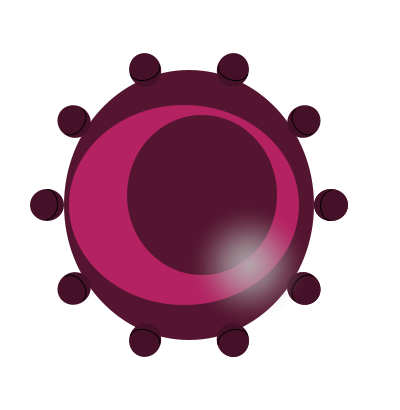
Frame 1 (no input)
Frame 60 (the mouse pressed at the canvas centre just before this capture): identical to frame 1, image omitted
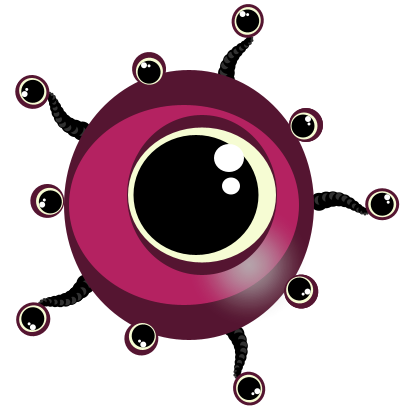
Frame 120 (the mouse held since frame 60 and released just before this capture)

The Processing sketch that drew these frames (run headless with seeded random() and noise(); from frame 60 on, the mouse is pressed at the canvas centre):

// Processing sketch: processing_92380
// ── processing_92380.pde

/*
title : Magic Monster
 description : Cute mandala monster
 created : jan 2013
 by : Jessica Perrin
 */

float x; 
float y;
float angle;
float oscCounter = 0; 

int timeStamp;
float grosOeilX;
float grosOeilY;

int etat;
final int DODO = 1;
final int EVEIL = 0;

float courante;
float vitesse;
float cible;
 
float rectX;
float rectY;
float rectW;
float rectH;

float rayon;
float distance;


/////////////////////////////////////////////////////////////////////////////////////////////////////////////////////// 
void setup () {
  size (400, 410);
  colorMode (HSB, 359, 99, 99, 99); //valeurs max pour HSB + alpha
  smooth();
  frameRate (30);

  x = (width/2); //place mes variables comme centre du monstre
  y = (height/2);
  angle = 0;
  
  grosOeilX = x+13;
  grosOeilY = y-10;
  rayon = 155/2;
  
  etat=DODO;
  timeStamp=millis();
  
  rectX = x+126;
  rectY = y-17;
  rectW = 32;
  rectH = 34;
}

//////////////////////////////////////////////////////////////////////////////////////////////////////////////////////
void draw () {

  //translate (mouseX, mouseY);
  translate (-11, 0); //pour déplacer mon monstre afin que les tentacules ne sortent pas du cadre
  background (45, 0, 99);

  
  float distance = dist( mouseX , mouseY , x+13, y-10 );
  if ( distance < 155/2 ) { //condition pour que le curseur se chancge en main quand "mouse over" le gros oeil
    cursor (HAND);
  } else {
    cursor (ARROW);
  }
   
      vitesse = 10;


float Distance = abs(cible - courante); //Assouplissement pout faire apparaitre la tentacule
if ( courante < cible ) {
        courante = courante + min(Distance,vitesse);
} else {
        courante = courante - min(Distance,vitesse);
}
 
  //////définit mon etat EVEIL//////////////////////////////////////
  if (etat==EVEIL) {  
   
    cible = 130;

     //--------------------->Tentacules                           //
  for (float i=0; i<TWO_PI; i++) { //pour incrémenter l'angle     //
    pushMatrix();                                                 //
    translate (x, y); //met le repère de ma rotation au centre    //
    rotate (angle); //l'angle de rotation définit plus bas        //
    tentacule(); //fonction définit à la fin du sketch.           //
    popMatrix();                                                  //
    angle += PI/2.5; //controle le nb de tentacule                //
  }                                                               //
    //Lèvres                                                      //
  noStroke();                                                     //
  fill(333, 74, 33); //Hue, Saturation, Brightness                //
  ellipse (x, y, 250, 270);                                       //
                                                                  //
  //Corps                                                         //
  fill (333, 80, 70);                                             //
  ellipse (x-5, y, 230, 200);                                     //
                                                                  //
  //Gradient                                                      //
  for (int i=125; i>0; i=i-3) {                                   //
    noStroke();                                                   //
    fill (255, map(i, 125, 0, 0, 10)); //blanc, alpha             //
    ellipse (x+60, y+60, i, i);                                   //
  }                                                               //
                                                                  //
  //paupière                                                      //
  fill(333, 74, 33);                                              //  
  ellipse (x+13, y-10, 150, 160);                                 //
  //oeil                                                          //
  fill (68, 16, 98);                                              //
  ellipse (x+13, y-10, 148, 135); //Beige                         //
  fill (0);                                                       //
  ellipse (x+7, y-10, 125, 120); //pupille                        //
  fill (255, 0, 99);                                              //
  ellipse (x+40, y-47, 30, 28); //Bling1                          //
  ellipse (x+42, y-19, 18, 17); //Bling2                          //
                                                                  //
   //------------------>Petits yeux ouverts                       //
  angle = 0;                                                      //
  for (float i=0; i<2*PI; i++) {                                  //
    pushMatrix();                                                 //
    translate (x, y);                                             //
    rotate (angle);                                               //
    petitEyeOpen();                                               //
    popMatrix();                                                  //
    angle += PI/2.5; // contrôle le nb d'oeil                     //
  }                                                               //
  }                                                               //
////////////////////////////////////////////////////////////////////  

//////définit mon etat DODO/////////////////////////////////////////
  if (etat==DODO) {  
 cible = 0;

 //--------------------->Tentacules                           //
  for (float i=0; i<TWO_PI; i++) { //pour incrémenter l'angle     //
    pushMatrix();                                                 //
    translate (x, y); //met le repère de ma rotation au centre    //
    rotate (angle); //l'angle de rotation définit plus bas        //
    tentacule(); //fonction définit à la fin du sketch.           //
    popMatrix();                                                  //
    angle += PI/2.5; //controle le nb de tentacule                //
  }                             
 //
    //Lèvres                                                      //
  noStroke();                                                     //
  fill(333, 74, 33); //Hue, Saturation, Brightness                //
  ellipse (x, y, 250, 270);                                       //
                                                                  //
  //Corps                                                         //
  fill (333, 80, 70);                                             //
  ellipse (x-5, y, 230, 200);                                     //
                                                                  //
  //paupière                                                      //
  fill(333, 74, 33);                                              //
  ellipse (x+13, y-10, 150, 160);                                 //
                                                                  //
  //------------------->Petits yeux fermés                        //
 petitEyeClosed(); //la fonction est définit plus bas             //
                                                                  //
  //Gradient                                                      //
  for (int i=125; i>0; i=i-3) {                                   //
    noStroke();                                                   //
    fill (255, map(i, 125, 0, 0, 10)); //blanc, alpha             //
    ellipse (x+60, y+60, i, i);                                   //
  }                                                               //
  }                                                               //
 ///////////////////////////////////////////////////////////////////
 

 int tempsEcoule = millis() - timeStamp; 
  if (tempsEcoule >=5000) { //Après 5 secondes, le monstre se rendort 
    timeStamp = millis();
    etat = DODO;
  }
  //println(); 
}

// FONCTIONS////// FONCTIONS////// FONCTIONS////// FONCTIONS////// FONCTIONS////// FONCTIONS///// FONCTIONS///// FONCTIONS :

//------------------>Fonction tentacule :
void tentacule() { 

  oscCounter = oscCounter + 0.05 ;
  float xSegment = courante;
  float ySegment=0;

  int max = 14; //Nb d'ellipse pour la tentacule
  for ( int i = 0; i < max; i++ ) {

    float oscOffset = i*0.45;
    float oscRadius = 6;
    ySegment = cos( oscCounter - oscOffset ) * oscRadius;

    float taille = map(i, 0, max-1, 18, 1); //du plus gros au plus petit
    fill(0);
    ellipse(xSegment, ySegment, taille, taille);
    fill (70);
    ellipse (xSegment, ySegment*+1.5, taille/2, taille/2);
    xSegment = xSegment + taille*0.4; //eccart entre chaque ellipse
  }
  
  //-------------------->petit oeil au bout des tentacules :
  noStroke ();
  fill(333, 74, 33);
  ellipse (xSegment + 10, ySegment, 34, 32); //Tour
  fill (68, 16, 98);
  ellipse (xSegment + 10, ySegment, 28, 26); //Blanc
  fill (0);
  ellipse (xSegment + 10, ySegment, 23, 23); //pupille
  fill (255, 0, 99);
  ellipse (xSegment + 15, ySegment-7, 6, 6); //bling1
  ellipse (xSegment + 16, ySegment-2, 3, 3); //bling2

 // println(xSegment + " " + ySegment); //Coordonnées de la dernière ellipse de la tentacule (car écrit après que la loop soit jouée)
}

//-------------------->Fonction de petit oeil ouvert :
void petitEyeOpen() {
  noStroke ();
  fill(333, 74, 33);
  ellipse (117, -80, 34, 34); //Tour
  fill (68, 16, 98);
  ellipse (115, -79, 27, 27); //Blanc
  fill (0);
  ellipse (114, -79, 23, 23); //pupille
  fill (255, 0, 99);
  ellipse (119, -86, 6, 6); //bling1
  ellipse (120, -81, 3, 3); //bling2
} 

//--------------------->Fonction de petit oeil fermé:
void petitEyeClosed() {
  
  angle = 0;
  for (float i=0; i<4*PI; i++) { //pour incrémenter l'angle
    pushMatrix();
    translate (x, y);  //met le repère de ma rotation au centre
    //translate(0,0); //car le repère au complet tourne. Donc l'axe des x suit la rotation
    rotate (angle); //l'angle de rotation
    
       noStroke ();
       fill(333, 74, 27);
       ellipse (142, 0, 34, 32); //Tour
       noFill();
       stroke (0);
       strokeWeight (1);
       arc (142, 0, 20, 30, HALF_PI, 3*HALF_PI, OPEN); 
    
    popMatrix();
    
     // detecter le mouseOver sur un rectangle
    
  float gauche = rectX ;
  float droite = rectX+rectW;
  float haut = rectY;
  float bas = rectY+rectH;
  if ( mouseX > gauche && mouseX < droite && mouseY > haut && mouseY < bas ) {
      // mouseOver
      etat=EVEIL;
  } else {
      etat=DODO;
  }
  rectMode(CORNER);
  noStroke();
  fill (0,0,0,0);
  rect( rectX , rectY , rectW , rectH );
    

    
    angle += PI/5; //Nombre d'oeil
  }
}

//--------------------->Fonction mousePressed dans le gros oeil
void mousePressed () {
 distance = dist( mouseX , mouseY , grosOeilX , grosOeilY );
  if ( distance < rayon ) { //condition pour réveiller le monst
      etat=EVEIL;
  } else {
      etat=DODO;
  }
   
}
